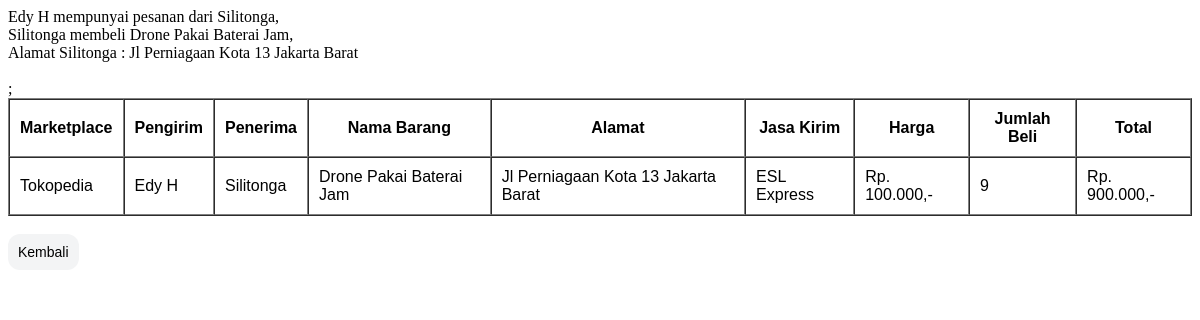
The page /pesananlihat.php?id=PSN000000002 on the database its author committed.
### tables this page shows
CREATE TABLE IF NOT EXISTS `pesanan` (
  `id_pesanan` varchar(12) NOT NULL,
  `nm_pengirim` varchar(50) NOT NULL,
  `nm_penerima` varchar(50) NOT NULL,
  `nm_barang` varchar(100) NOT NULL,
  `marketplace` enum('Bukalapak','Tokopedia','Shopee','Lazada') DEFAULT NULL,
  `jasa_kirim` text NOT NULL,
  `harga` bigint(19) NOT NULL,
  `jumlah_beli` bigint(50) NOT NULL,
  `alamat` varchar(200) NOT NULL
);

### pesananlihat.php (the view, shortened to what this page needs)
<?php
$konek = mysqli_connect("localhost", "root", "", "crud");
$id  = $_GET['id'];
$sql = "SELECT * FROM pesanan WHERE id_pesanan='$id'";
$qry = mysqli_query($konek, $sql)or die ("Gagal query");
$data = mysqli_fetch_array($qry);
?>
<html>
<head>
    <link href="style/tambahfm.css" rel="stylesheet" type="text/css">
</head>
<body>
<?php
echo "$data[nm_pengirim] mempunyai pesanan dari $data[nm_penerima],
<br> $data[nm_penerima] membeli $data[nm_barang],
<br> Alamat $data[nm_penerima] : $data[alamat]"
?>
<br /><br />
<table border="1" cellspacing="0" cellpadding="10">
    <tr align="center">
        <td><b>Marketplace</b></td>
        <td><b>Pengirim</b></td>
        <td><b>Penerima</b></td>
        <td><b>Nama Barang</b></td>
        <td><b>Alamat</b></td>
        <td><b>Jasa Kirim</b></td>
        <td><b>Harga</b></td>
        <td><b>Jumlah Beli</b></td>
        <td><b>Total</b></td>
    </tr>
<?php
echo "<form method=\"GET\" action=\"#\">
    <tr bgcolor=#FFFFFF>
    <td>$data[marketplace]</td>
    <td>$data[nm_pengirim]</td>
    <td>$data[nm_penerima]</td>
    <td>$data[nm_barang]</td>
    <td>$data[alamat]</td>
    <td>$data[jasa_kirim]</td>
    <td><p>Rp. ".number_format($data[harga], 0, '', '.').",-<br></td>
    <td>$data[jumlah_beli]</td>
    <td><p>Rp. ".number_format($data[harga] * $data[jumlah_beli], 0, '', '.').",-<br></td>
    </tr>;
</table>
</form>"
?>
<br>
<input type="reset" name="Kembali" class="button" value="Kembali" onclick="self.history.back()">
</body>
</html>

### style/tambahfm.css (style rules this page uses)
input { outline: none; }
.button { outline: none; display: inline-block; font-family: arial; background-color: #F3F4F5; border: none; color: black; padding: 10px; text-align: center; text-decoration: none; display: inline-block; font-size: 14px; cursor: pointer; border-radius: 12px; }
td { font-family: arial; }

### rows shown on the page
pesanan: nm_pengirim "Edy H", nm_penerima "Silitonga", nm_barang "Drone Pakai Baterai Jam", alamat "Jl Perniagaan Kota 13 Jakarta Barat", marketplace "Tokopedia", jasa_kirim "ESL Express", harga "100.000", jumlah_beli "9", $data[harga] * $data[jumlah_beli] "900.000"
